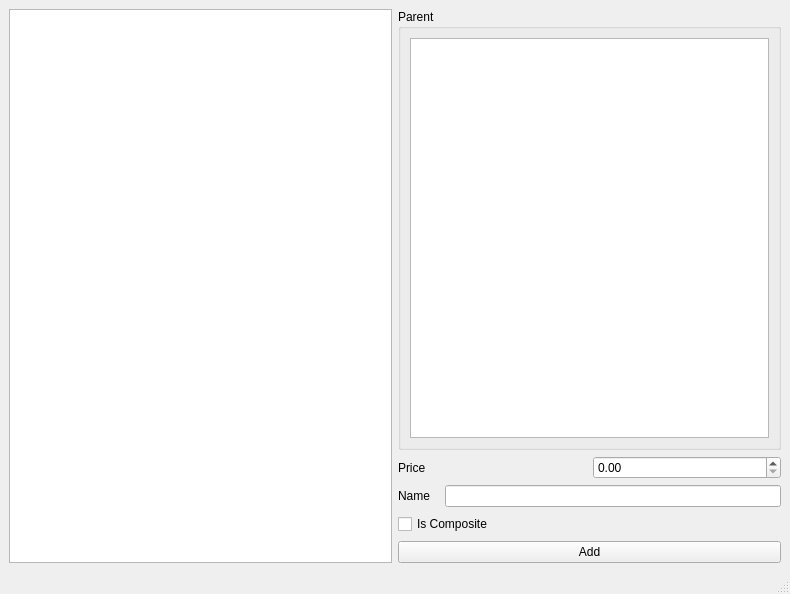
<?xml version="1.0" encoding="UTF-8"?>
<ui version="4.0">
 <class>MainWindow</class>
 <widget class="QMainWindow" name="MainWindow">
  <property name="geometry">
   <rect>
    <x>0</x>
    <y>0</y>
    <width>790</width>
    <height>594</height>
   </rect>
  </property>
  <property name="windowTitle">
   <string>MainWindow</string>
  </property>
  <widget class="QWidget" name="centralwidget">
   <layout class="QGridLayout" name="gridLayout">
    <item row="0" column="0">
     <layout class="QHBoxLayout" name="horizontalLayout_3">
      <item>
       <widget class="QListWidget" name="hierarchyViewer"/>
      </item>
      <item>
       <layout class="QVBoxLayout" name="verticalLayout_2">
        <item>
         <widget class="QGroupBox" name="groupBox">
          <property name="minimumSize">
           <size>
            <width>251</width>
            <height>211</height>
           </size>
          </property>
          <property name="title">
           <string>Parent</string>
          </property>
          <layout class="QGridLayout" name="gridLayout_2">
           <item row="0" column="0">
            <widget class="QListWidget" name="parentList">
             <property name="sizePolicy">
              <sizepolicy hsizetype="Expanding" vsizetype="Expanding">
               <horstretch>0</horstretch>
               <verstretch>0</verstretch>
              </sizepolicy>
             </property>
            </widget>
           </item>
          </layout>
         </widget>
        </item>
        <item>
         <layout class="QVBoxLayout" name="verticalLayout">
          <item>
           <layout class="QHBoxLayout" name="horizontalLayout_2">
            <item>
             <widget class="QLabel" name="label">
              <property name="minimumSize">
               <size>
                <width>31</width>
                <height>16</height>
               </size>
              </property>
              <property name="text">
               <string>Price</string>
              </property>
             </widget>
            </item>
            <item>
             <widget class="QDoubleSpinBox" name="price"/>
            </item>
           </layout>
          </item>
          <item>
           <layout class="QHBoxLayout" name="horizontalLayout">
            <property name="sizeConstraint">
             <enum>QLayout::SetNoConstraint</enum>
            </property>
            <item>
             <widget class="QLabel" name="label_2">
              <property name="minimumSize">
               <size>
                <width>41</width>
                <height>16</height>
               </size>
              </property>
              <property name="text">
               <string>Name</string>
              </property>
             </widget>
            </item>
            <item>
             <widget class="QLineEdit" name="name"/>
            </item>
           </layout>
          </item>
          <item>
           <widget class="QCheckBox" name="isComposite">
            <property name="minimumSize">
             <size>
              <width>91</width>
              <height>22</height>
             </size>
            </property>
            <property name="text">
             <string>Is Composite</string>
            </property>
           </widget>
          </item>
          <item>
           <widget class="QPushButton" name="addButton">
            <property name="text">
             <string>Add</string>
            </property>
           </widget>
          </item>
         </layout>
        </item>
       </layout>
      </item>
     </layout>
    </item>
   </layout>
  </widget>
  <widget class="QMenuBar" name="menubar">
   <property name="geometry">
    <rect>
     <x>0</x>
     <y>0</y>
     <width>790</width>
     <height>21</height>
    </rect>
   </property>
  </widget>
  <widget class="QStatusBar" name="statusbar"/>
 </widget>
 <resources/>
 <connections/>
</ui>
